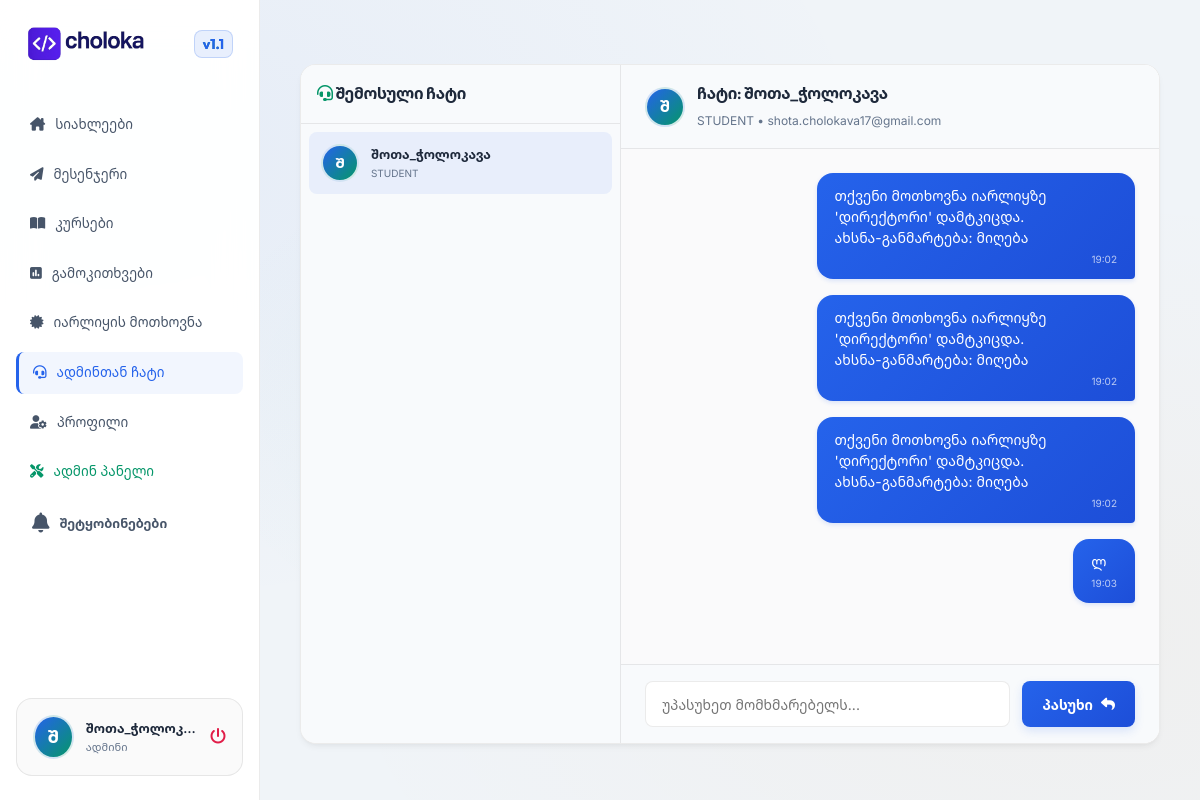
The page /admin-chat?user_id=2 (signed in) on the database its author committed.
### app.py (models this page shows, shortened)
class User(UserMixin, db.Model):
    id = db.Column(db.Integer, primary_key=True)
    username = db.Column(db.String(150), unique=True, nullable=False)
    email = db.Column(db.String(150), unique=True, nullable=False)
    password_hash = db.Column(db.String(250), nullable=False)
    role = db.Column(db.String(50), nullable=False)  # 'teacher', 'student', 'other'
    school = db.Column(db.String(150), nullable=True)
    city = db.Column(db.String(100), nullable=True)
    phone = db.Column(db.String(50), nullable=True)
    bio = db.Column(db.Text, nullable=True)
    profile_pic = db.Column(db.String(250), nullable=True)  # filename in static/uploads/profiles
    cv_url = db.Column(db.String(250), nullable=True)  # filename in static/uploads/pdfs
    custom_badge = db.Column(db.String(100), nullable=True)  # approved custom label (e.g. School Principal)
    is_verified = db.Column(db.Boolean, default=False)
    verification_code = db.Column(db.String(10), nullable=True)
    is_admin = db.Column(db.Boolean, default=False)
    is_blocked = db.Column(db.Boolean, default=False)
    login_email_notify = db.Column(db.Boolean, default=True)  # Send email on each login
    posts = db.relationship('Post', backref='author', lazy=True, cascade='all, delete-orphan')
    notifications = db.relationship('Notification', backref='user', lazy=True, cascade='all, delete-orphan')
    login_histories = db.relationship('LoginHistory', backref='user', lazy=True, cascade='all, delete-orphan')
    followed = db.relationship(
        'User', secondary=followers,
        primaryjoin=(followers.c.follower_id == id),
        secondaryjoin=(followers.c.followed_id == id),
        backref=db.backref('followers', lazy='dynamic'), lazy='dynamic')

class AdminChat(db.Model):
    id = db.Column(db.Integer, primary_key=True)
    user_id = db.Column(db.Integer, db.ForeignKey('user.id'), nullable=False)
    sender_role = db.Column(db.String(50), nullable=False)  # 'user' or 'admin'
    content = db.Column(db.Text, nullable=False)
    created_at = db.Column(db.DateTime, default=datetime.utcnow)
    user = db.relationship('User', backref='admin_chats')

### app.py (the view, shortened to what this page needs)
@app.route('/admin-chat', methods=['GET', 'POST'])
@login_required
def admin_chat():
    if current_user.is_admin:
        active_user_id = request.args.get('user_id')
        chat_users = db.session.query(User).join(AdminChat).distinct().all()
        chat_messages = []
        selected_user = None
        if active_user_id:
            selected_user = User.query.get(active_user_id)
            chat_messages = AdminChat.query.filter_by(user_id=active_user_id).order_by(AdminChat.created_at.asc()).all()
        return render_template('admin_chat.html', chat_users=chat_users, chat_messages=chat_messages, selected_user=selected_user)
    else:
        chat_messages = AdminChat.query.filter_by(user_id=current_user.id).order_by(AdminChat.created_at.asc()).all()
        return render_template('admin_chat.html', chat_messages=chat_messages)

### app.py (called while the page is built)
@login_manager.user_loader
def load_user(user_id):
    return User.query.get(int(user_id))

### templates/admin_chat.html (shortened to what this page needs)
{% extends "base.html" %}
{% block content %}
<div class="messenger-container animate-fade" style="background: #ffffff; box-shadow: var(--shadow-md);">
    {% if current_user.is_admin %}
        <div class="messenger-sidebar">
            <div style="padding: 16px; border-bottom: 1px solid var(--glass-border); background: #f8fafc;">
                <h3 style="font-size: 16px; margin: 0;"><i class="fa-solid fa-headset" style="color: var(--accent-emerald);"></i> შემოსული ჩატი</h3>
            </div>
            <div class="messenger-users-list">
                {% if chat_users %}
                    {% for u in chat_users %}
                        <a href="{{ url_for('admin_chat', user_id=u.id) }}" class="chat-user-item {% if selected_user and selected_user.id == u.id %}active{% endif %}" style="text-decoration: none;">
                            <div class="avatar" style="width: 38px; height: 38px; font-size: 15px; flex-shrink: 0;">
                                {% if u.profile_pic %}
                                    <img src="{{ url_for('static', filename='uploads/profiles/' + u.profile_pic) }}" alt="Avatar">
                                {% else %}
                                    {{ u.username[0]|upper }}
                                {% endif %}
                            </div>
                            <div class="user-meta" style="flex-grow: 1; overflow: hidden;">
                                <span class="name" style="font-size: 13px; font-weight: 600; display: block; overflow: hidden; text-overflow: ellipsis; white-space: nowrap;">{{ u.username }}</span>
                                <span class="role" style="font-size: 10px; color: var(--text-muted);">{{ u.role|upper }}</span>
                            </div>
                        </a>
                    {% endfor %}
                {% else %}
                    <div style="text-align: center; padding: 20px; color: var(--text-muted); font-size: 13px;">
                        აქტიური ჩატი არ ფიქსირდება.
                    </div>
                {% endif %}
            </div>
        </div>
        <div class="chat-area">
            {% if selected_user %}
                <div class="chat-header">
                    <div class="avatar" style="width: 40px; height: 40px; font-size: 16px; flex-shrink: 0;">
                        {% if selected_user.profile_pic %}
                            <img src="{{ url_for('static', filename='uploads/profiles/' + selected_user.profile_pic) }}" alt="Avatar">
                        {% else %}
                            {{ selected_user.username[0]|upper }}
                        {% endif %}
                    </div>
                    <div>
                        <h3 style="margin: 0; font-size: 16px;">ჩატი: {{ selected_user.username }}</h3>
                        <span style="font-size: 12px; color: var(--text-muted);">{{ selected_user.role|upper }} • {{ selected_user.email }}</span>
                    </div>
                </div>
                <div class="chat-messages-container" id="chat-messages" style="background: #fafafb;">
                    {% for m in chat_messages %}
                        <div class="message-bubble {% if m.sender_role == 'admin' %}sent{% else %}received{% endif %}">
                            <div class="content" style="white-space: pre-wrap;">{{ m.content }}</div>
                            <div class="message-time">{{ m.created_at.strftime('%H:%M') }}</div>
                        </div>
                    {% endfor %}
                </div>
                <div class="chat-input-area">
                    <form action="{{ url_for('admin_chat') }}" method="POST" class="chat-input-form">
                        <input type="text" name="content" class="form-control" placeholder="უპასუხეთ მომხმარებელს..." required autocomplete="off" style="height: 46px;">
                        <button type="submit" class="btn btn-primary" style="padding: 12px 20px; height: 46px;">
                            პასუხი <i class="fa-solid fa-reply"></i>
                        </button>
                    </form>
                </div>
            {% endif %}
        </div>
    {% endif %}
</div>
{% endblock %}

### templates/base.html (shortened to what this page needs)
<!DOCTYPE html>
<html lang="ka">
<head>
    <link rel="stylesheet" href="{{ url_for('static', filename='css/style.css') }}">
    <link rel="stylesheet" href="https://cdnjs.cloudflare.com/ajax/libs/font-awesome/6.4.0/css/all.min.css">
</head>
<body>
    <div class="app-container">
        {% if current_user.is_authenticated %}
        <aside class="sidebar">
          <div class="logo">
            <img src="{{ url_for('static', filename='choloka.png') }}" alt="Logo" style="height: 40px; vertical-align: middle; margin-right: 10px;">
            <span>v1.1</span>
          </div>
            <ul class="nav-menu">
                <li class="nav-item {% if request.path == url_for('feed') or request.path == '/' %}active{% endif %}">
                    <a href="{{ url_for('feed') }}">
                        <i class="fa-solid fa-house-chimney"></i>
                        <span>სიახლეები</span>
                    </a>
                </li>
                <li class="nav-item {% if request.path == url_for('messages_list') %}active{% endif %}">
                    <a href="{{ url_for('messages_list') }}">
                        <i class="fa-solid fa-paper-plane"></i>
                        <span>მესენჯერი</span>
                    </a>
                </li>
                <li class="nav-item {% if request.path == url_for('courses') %}active{% endif %}">
                    <a href="{{ url_for('courses') }}">
                        <i class="fa-solid fa-book-open"></i>
                        <span>კურსები</span>
                    </a>
                </li>
                <li class="nav-item {% if request.path == url_for('polls') %}active{% endif %}">
                    <a href="{{ url_for('polls') }}">
                        <i class="fa-solid fa-square-poll-vertical"></i>
                        <span>გამოკითხვები</span>
                    </a>
                </li>
                <li class="nav-item {% if request.path == url_for('request_badge') %}active{% endif %}">
                    <a href="{{ url_for('request_badge') }}">
                        <i class="fa-solid fa-certificate"></i>
                        <span>იარლიყის მოთხოვნა</span>
                    </a>
                </li>
                <li class="nav-item {% if request.path == url_for('admin_chat') %}active{% endif %}">
                    <a href="{{ url_for('admin_chat') }}">
                        <i class="fa-solid fa-headset"></i>
                        <span>ადმინთან ჩატი</span>
                    </a>
                </li>
                <li class="nav-item {% if request.path == url_for('profile') %}active{% endif %}">
                    <a href="{{ url_for('profile') }}">
                        <i class="fa-solid fa-user-gear"></i>
                        <span>პროფილი</span>
                    </a>
                </li>
                {% if current_user.is_admin %}
                <li class="nav-item {% if request.path == url_for('admin_panel') %}active{% endif %}">
                    <a href="{{ url_for('admin_panel') }}" style="color: var(--accent-emerald);">
                        <i class="fa-solid fa-screwdriver-wrench"></i>
                        <span>ადმინ პანელი</span>
                    </a>
                </li>
                {% endif %}
            </ul>
            <div style="margin-top: 20px; padding: 0 16px; position: relative;">
                <div class="notification-bell-container" id="notif-bell-btn">
                    <i class="fa-solid fa-bell" style="font-size: 20px; color: var(--text-secondary);"></i>
                    <span style="font-size: 13px; font-weight: 600; margin-left: 10px; color: var(--text-secondary);">შეტყობინებები</span>
                </div>
            </div>
            <div class="user-profile-widget" style="margin-top: auto;">
                <a href="{{ url_for('user_profile', user_id=current_user.id) }}" style="display: flex; align-items: center; gap: 12px; width: calc(100% - 30px); text-decoration: none; color: inherit;">
                    <div class="avatar">
                        {% if current_user.profile_pic %}
                            <img src="{{ url_for('static', filename='uploads/profiles/' + current_user.profile_pic) }}" alt="Avatar">
                        {% else %}
                            {{ current_user.username[0]|upper }}
                        {% endif %}
                    </div>
                    <div class="user-meta" style="flex-grow: 1; overflow: hidden; text-overflow: ellipsis; white-space: nowrap;">
                        <span class="name" style="font-size: 13px; font-weight: 600;">{{ current_user.username }}</span>
                        <span class="role" style="font-size: 11px; color: var(--text-muted);">
                            {% if current_user.is_admin %}
                                ადმინი
                            {% elif current_user.role == 'teacher' %}
                                მასწავლებელი
                            {% elif current_user.role == 'student' %}
                                მოსწავლე
                            {% else %}
                                სხვა
                            {% endif %}
                        </span>
                    </div>
                </a>
                <a href="{{ url_for('logout') }}" style="color: var(--accent-rose); font-size: 16px; margin-left: auto;" title="გამოსვლა">
                    <i class="fa-solid fa-power-off"></i>
                </a>
            </div>
        </aside>
        {% endif %}
        <main class="main-content" style="{% if not current_user.is_authenticated %}margin-left: 0; width: 100%; max-width: 100%; padding: 0;{% endif %}">
            {% block content %}{% endblock %}
        </main>
    </div>
</body>
</html>

### rows shown on the page
User: username "Შ", username "შოთა_ჭოლოკ…", username "შოთა_ჭოლოკავა", role "STUDENT", email "shota.cholokava17@gmail.com"
AdminChat: content "თქვენი მოთხოვნა იარლიყზე 'დირექტორი' დამტკიცდა. ახსნა-განმარტება: მიღება", created_at "19:02"
AdminChat: content "თქვენი მოთხოვნა იარლიყზე 'დირექტორი' დამტკიცდა. ახსნა-განმარტება: მიღება", created_at "19:02"
AdminChat: content "თქვენი მოთხოვნა იარლიყზე 'დირექტორი' დამტკიცდა. ახსნა-განმარტება: მიღება", created_at "19:02"
AdminChat: content "ლ", created_at "19:03"
